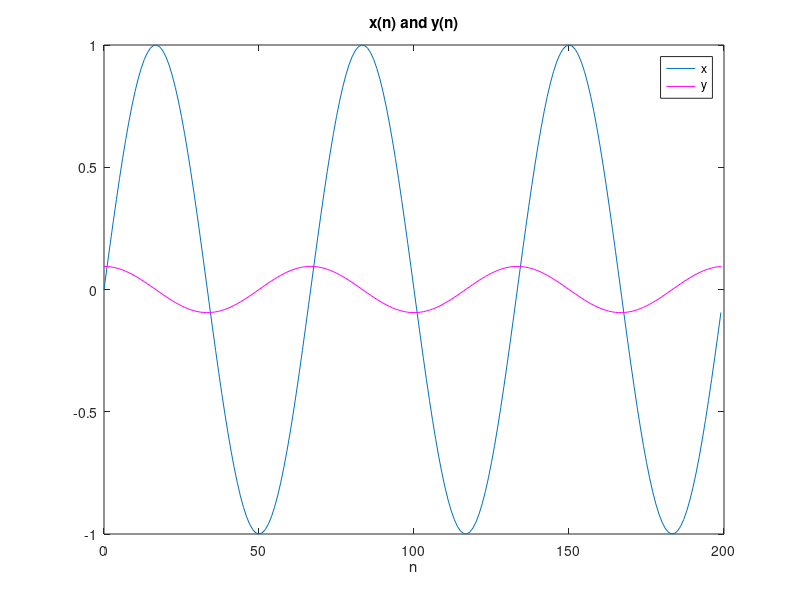

The MATLAB script that drew this image:
function y=prob2()
n=(0:199);
x=sin((3*pi/100)*n);
y=zeros(size(x));
for i=1:length(n)
    switch n(i)
        case 0
        y(i)= 1.5*x(i)+2*x(i+1)-0.5*x(i+2);
        case n(i)<199 && n(i)>0
        y(i)= 0.5*x(i+1)-0.5*x(i-1);
        otherwise
        y(i)=1.5*x(i)-2*x(i-1)+0.5*x(i-2);
       
           
    end
end
plot(n,x,'-');
hold on;
plot(n,y,'m-');
hold off;
title('x(n) and y(n)')
xlabel('n');
legend('x','y');



